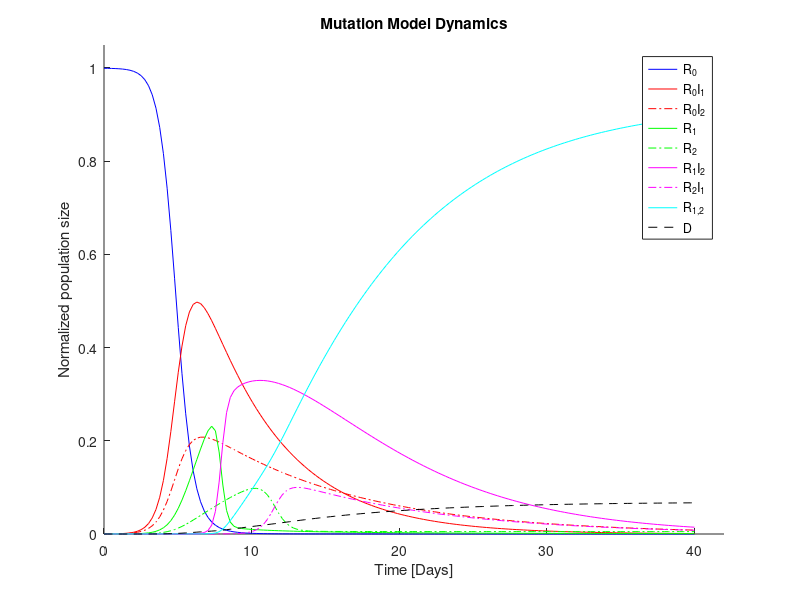

Write the MATLAB code that produced this figure. (Note: this script raises an error after producing the figure.)
% solve the model and print a graph
function y_params = solveModel()
global rho_empty_1;
global rho_empty_2;
global rho_1_2;
global rho_2_1;
global r_empty_initial;
global r_1_initial;
global r_2_initial;
global r_1_2_initial;
global r_empty_i_1_initial;
global r_empty_i_2_initial;
global r_1_i_2_initial;
global r_2_i_1_initial;
global d_initial;
global days;
global N;

N = 10000;
r_1_initial = 1;
r_2_initial = 1;
r_1_2_initial = 1;
r_empty_i_1_initial = 1;
r_empty_i_2_initial = 1;
r_1_i_2_initial = 1;
r_2_i_1_initial = 1;
d_initial = 0;
r_empty_initial = N - (r_1_initial + r_2_initial + r_1_2_initial + r_empty_i_1_initial + r_empty_i_2_initial + r_1_i_2_initial + r_2_i_1_initial + d_initial);

% consts
check = 4;
HOURS_PER_DAY = 24;
days = 40;
initial_condition = [r_empty_initial; r_1_initial; r_2_initial; r_1_2_initial; r_empty_i_1_initial; r_empty_i_2_initial; r_1_i_2_initial; r_2_i_1_initial; d_initial;];

% solve the ODEs
% assume each step is an hour - very important
x = lsode("mutationSirModel", initial_condition, (t = linspace(0, days * check , days * check )' ));

# normalize matrix
for i = 1:size(x)(1)
  for j = 1:size(x)(2)
    x(i, j) = x(i, j) / N;
  endfor
endfor

% plot the results
fig = figure();

% set plot info

hold on;

plot(t/check, x(:,1), "-b");
plot(t/check, x(:,2), "-r");
plot(t/check, x(:,3), "-.r");
plot(t/check, x(:,4), "-g");
plot(t/check, x(:,5), "-.g");
plot(t/check, x(:,6), "-m");
plot(t/check, x(:,7), "-.m");
plot(t/check, x(:,8), "-c");
plot(t/check, x(:,9), "--k");

xlim([0, days * 1.05]);
ylim([0, max(max(x)) * 1.05]);
title("Mutation Model Dynamics");
xlabel("Time [Days]");
ylabel("Normalized population size");
legend({"R_{0}", "R_{0}I_1", "R_{0}I_2", "R_1", "R_2", "R_1I_2", "R_2I_1", "R_{1,2}", "D"});

hold off;

# save figure for next runs 
file_name = strcat(save_name ,".jpg");
print (fig, file_name, "-djpg");
printf("\nSaved Dynamics Figure to: '%s'\n", file_name);
# close figures to save memory on long runs
close all

endfunction


function xdot = mutationSirModel(x, t)
global N;
check = 4;

# use parameters
beta_empty_1 = 0.0002/check  ;
beta_empty_2 = 0.00017/check ;
beta_1_2 = 0.0017/check  ;
beta_2_1 = 0.002/check ;
gama_empty_1 = 0.19/check;
gama_empty_2 = 0.099/check;
gama_1_2 = 0.15/check ;
gama_2_1 = 0.2/check ;
rho_empty_1 = 0.98 ;
rho_empty_2 = 0.98 ;
rho_1_2 = 0.95 ;
rho_2_1 = 0.95 ;

# model itself
xdot(1) = -1 * ( beta_empty_1 * x(2) + beta_empty_2 * x(3) ) * x(1) ;
xdot(2) = beta_empty_1 * x(2) * x(1) - ( gama_empty_1 * x(2) ) ;
xdot(3) = beta_empty_2 * x(3) * x(1) - ( gama_empty_2 * x(3) ) ;
xdot(4) = gama_empty_1 * rho_empty_1 * x(2) - beta_1_2 * x(4) * x(6) ;
xdot(5) = gama_empty_2 * rho_empty_2 * x(3) - beta_2_1 * x(5) * x(7);
xdot(6) = (beta_1_2 * x(6) * x(4) ) - (gama_1_2 * x(6) ) ;
xdot(7) = (beta_2_1 * x(7) * x(5) ) - (gama_2_1 * x(7) ) ;
xdot(8) = (gama_2_1 * rho_2_1 * x(7)) + (gama_1_2 * rho_1_2 * x(6)) ;
xdot(9) = gama_empty_1 * (1 - rho_empty_1) * x(2) + gama_2_1 * (1 - rho_2_1) * x(7) + gama_empty_2 *(1 - rho_empty_2) * x(3) + gama_1_2 * (1 - rho_1_2) * x(6) ;

endfunction
